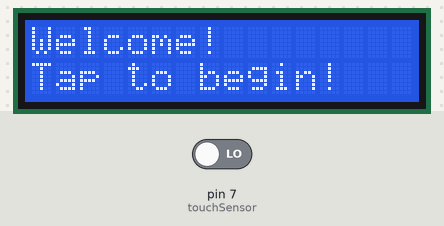
Bench run of a sketch on a simulated Arduino Uno, built with avr-gcc and run on an emulated ATmega328P. Shown: 16×2 character LCD. Inputs (shaded band) come from the test bench; at power-on: pin 7 (touchSensor) LOW.

Above: at 1.2 s.
1.3 s: pin 7 (touchSensor) driven HIGH
At 1.6 s:
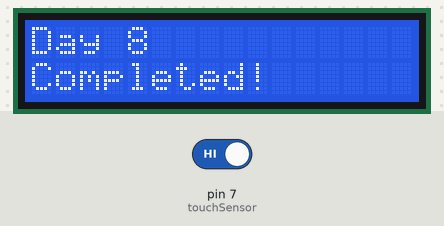
Timing chart, 0 to 4.3 s (numbered marks = the images above; inputs shaded):
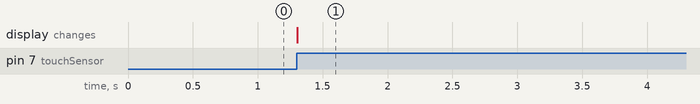

The sketch:

08_Touch_LCD.ino
```cpp
#include <LiquidCrystal.h>

int touchSensor = 7;

int stage = 1;
bool tapped = false;

LiquidCrystal lcd(12, 11, 5, 4, 3, 2);

void setup()
  {
    pinMode(touchSensor, INPUT);

    lcd.begin(16, 2);

    lcd.setCursor(0, 0);
    lcd.print("Welcome!");

    lcd.setCursor(0, 1);
    lcd.print("Tap to begin!");
  }

void loop()
  {
    if (stage == 1 && digitalRead(touchSensor) == HIGH)
      {
        tapped = true;
        stage = 0;
      }

    if (tapped)
      {
        lcd.clear();

        lcd.setCursor(0, 0);
        lcd.print("Day 8");

        lcd.setCursor(0, 1);
        lcd.print("Completed!");

        tapped = false;
      }
  } 
```

Measured:
- after the input at 1.3 s, the display: changes at once (image 1)
